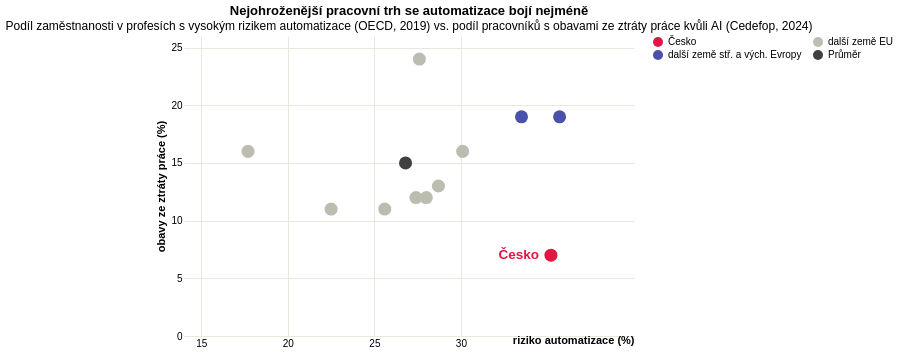

Here is the Vega-Lite specification saved for this chart:
### Vega-Lite specification from a JSON file in a GitHub repository (floating-point values rounded to 4 significant figures)
{"_source": "[OECD Employment Outlook 2023, Fig. 4.20 – occupations at highest risk of automation, 2019](https://stat.link/xkr98z), [Cedefop 2024 – Fear of losing your job due to AI](https://digital-skills-jobs.europa.eu/en/latest/news/ai-changing-workplaces-slovakia)", "$schema": "https://vega.github.io/schema/vega-lite/v5.json", "description": "Paradox nebezpečného klidu: klasické automatizační riziko vs. obavy pracovníků ze ztráty práce kvůli automatizaci a AI", "width": 450, "height": 300, "title": {"text": "Nejohroženější pracovní trh se automatizace bojí nejméně", "subtitle": "Podíl zaměstnanosti v profesích s vysokým rizikem automatizace (OECD, 2019) vs. podíl pracovníků s obavami ze ztráty práce kvůli AI (Cedefop, 2024)"}, "data": {"values": [{"country": "Česko", "automation_risk": 35.2, "fear": 7, "cat": "Česko", "note": "OECD 2023: jedna z nejvyšších hodnot; Cedefop 2024: nejnižší obavy"}, {"country": "Slovensko", "automation_risk": 35.7, "fear": 19, "cat": "další země stř. a vých. Evropy", "note": "OECD 2023: jedna z nejvyšších hodnot; Cedefop 2024: 19 % obav"}, {"country": "Polsko", "automation_risk": 33.5, "fear": 19, "cat": "další země stř. a vých. Evropy", "note": "OECD 2023 StatLink; Cedefop 2024 chart"}, {"country": "Řecko", "automation_risk": 27.6, "fear": 24, "cat": "další země EU", "note": "OECD 2023: blízko průměru OECD; Cedefop 2024: nejvyšší obavy"}, {"country": "Portugalsko", "automation_risk": 30.1, "fear": 16, "cat": "další země EU", "note": "OECD 2023 StatLink; Cedefop 2024 chart"}, {"country": "Německo", "automation_risk": 28.7, "fear": 13, "cat": "další země EU", "note": "OECD 2023 StatLink; Cedefop 2024 chart"}, {"country": "Španělsko", "automation_risk": 28.0, "fear": 12, "cat": "další země EU", "note": "OECD 2023 StatLink; Cedefop 2024 chart"}, {"country": "Francie", "automation_risk": 27.4, "fear": 12, "cat": "další země EU", "note": "OECD 2023 StatLink; Cedefop 2024 chart"}, {"country": "Belgie", "automation_risk": 25.6, "fear": 11, "cat": "další země EU", "note": "OECD 2023 StatLink; Cedefop 2024 chart"}, {"country": "Irsko", "automation_risk": 22.5, "fear": 11, "cat": "další země EU", "note": "OECD 2023 StatLink; Cedefop 2024 chart"}, {"country": "Lucembursko", "automation_risk": 17.7, "fear": 16, "cat": "další země EU", "note": "OECD 2023: nejnižší automatizační riziko v grafu; Cedefop 2024 chart"}, {"country": "Referenční průměr", "automation_risk": 26.8, "fear": 15, "cat": "Průměr", "note": "OECD průměr automatizačního rizika; Cedefop uvádí průměr sledovaných zemí pod 15 %"}]}, "layer": [{"params": [{"name": "serie", "select": {"type": "point", "fields": ["cat"]}, "bind": "legend"}], "mark": {"type": "point", "size": 170, "filled": true}, "encoding": {"x": {"field": "automation_risk", "type": "quantitative", "title": "riziko automatizace (%)", "scale": {"domain": [15, 40]}, "axis": {"grid": true, "gridColor": "#e8e8dc", "domain": false, "ticks": false, "values": [15, 20, 25, 30], "titleAngle": 0, "titleAnchor": "end", "titleAlign": "right", "titlePadding": -14, "titleFontWeight": "bold"}}, "y": {"field": "fear", "type": "quantitative", "title": "obavy ze ztráty práce (%)", "scale": {"domain": [0, 25]}, "axis": {"grid": true, "gridColor": "#e8e8dc", "domain": false, "ticks": false, "titleFontWeight": "bold"}}, "color": {"field": "cat", "type": "nominal", "scale": {"domain": ["Česko", "další země stř. a vých. Evropy", "další země EU", "Průměr"], "range": ["#de1743", "#4a51ab", "#bcbcb0", "#404040"]}, "legend": {"title": null, "columns": 2}}, "opacity": {"condition": {"param": "serie", "value": 1}, "value": 0.18}, "tooltip": [{"field": "country", "title": "Země / reference"}, {"field": "automation_risk", "title": "Riziko automatizace (%)", "format": ".1f"}, {"field": "fear", "title": "Obavy ze ztráty práce (%)", "format": "d"}, {"field": "note", "title": "Poznámka"}]}}, {"transform": [{"filter": "datum.country == 'Česko'"}], "mark": {"type": "text", "align": "right", "dx": -12, "fontSize": 13.5, "fontWeight": "bold", "color": "#de1743"}, "encoding": {"x": {"field": "automation_risk", "type": "quantitative"}, "y": {"field": "fear", "type": "quantitative"}, "text": {"value": "Česko"}}}], "config": {"view": {"stroke": "transparent"}}}
